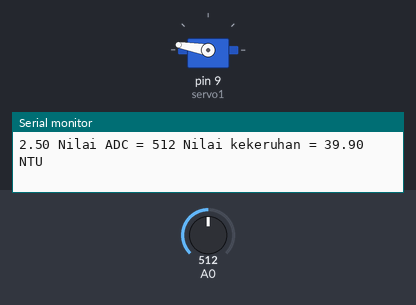
Recording of a sketch running on a simulated Arduino Uno, built with avr-gcc and run on an emulated ATmega328P. Parts: servo, the last lines printed to the serial monitor. The inputs (shaded band) are chosen by the test bench; at power-on: A0 = 512.

Above: at 1.8 s.
1.9 s: A0 set to 350
4.2 s: A0 set to 327
At 7.2 s:
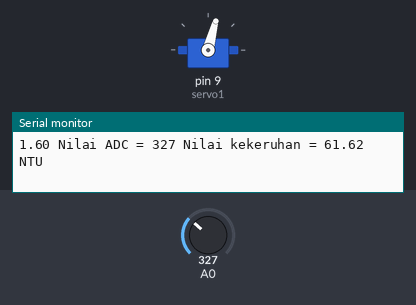
7.5 s: A0 set to 511
At 9.9 s:
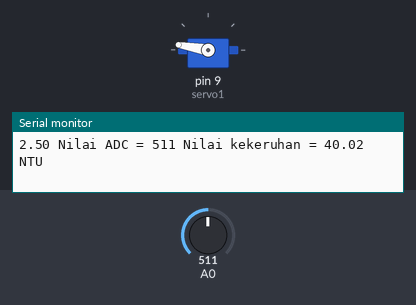
10.5 s: A0 set to 306
At 12.3 s:
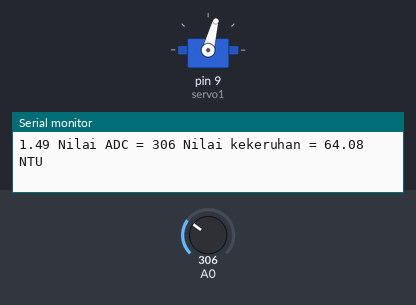
Timing chart, 0 to 13.8 s (numbered marks = the images above; inputs shaded):
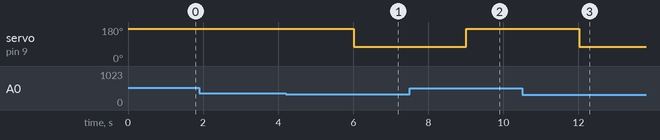

Measured:
- the behaviour switches between 341 and 340 on A0 (found by bisection; images 0 and 1)
- after the input at 4.2 s, servo on pin 9 (servo1): 170° → 75° after 1.8 s
- after the input at 7.5 s, servo on pin 9 (servo1): 75° → 170° after 1.5 s
- after the input at 10.5 s, servo on pin 9 (servo1): 170° → 75° after 1.5 s

The sketch:

wacom_servo_and_turbidity.ino
```cpp
#include <Servo.h>
Servo servo1;
int pos1 = 0;
static float kekeruhan;
static float teg;

void setup() {
Serial.begin(9600); //Baud rate: 9600
servo1.attach(9);
servo1.write(170);
}
void loop() {
int val = analogRead(A0);
teg = val*(5.0/1024);
kekeruhan = 100.00 - (teg/4.16)*100.00;
Serial.print(teg);
Serial.print(" ");
Serial.print("Nilai ADC = ");
Serial.print(val);
Serial.print(" ");
Serial.print("Nilai kekeruhan = ");
Serial.print(kekeruhan);
Serial.println(" NTU");
delay(1000);
if(kekeruhan >=60){
/*for(pos1 = 100; pos1 >= 1; pos1-=1){
servo1.write(pos1);
delay(10);
}*/
servo1.write(75);
}else{
/*for(pos1 = 0; pos1 < 100; pos1+=1){
servo1.write(pos1);
delay(10);
}*/
servo1.write(170);
}
}
```
